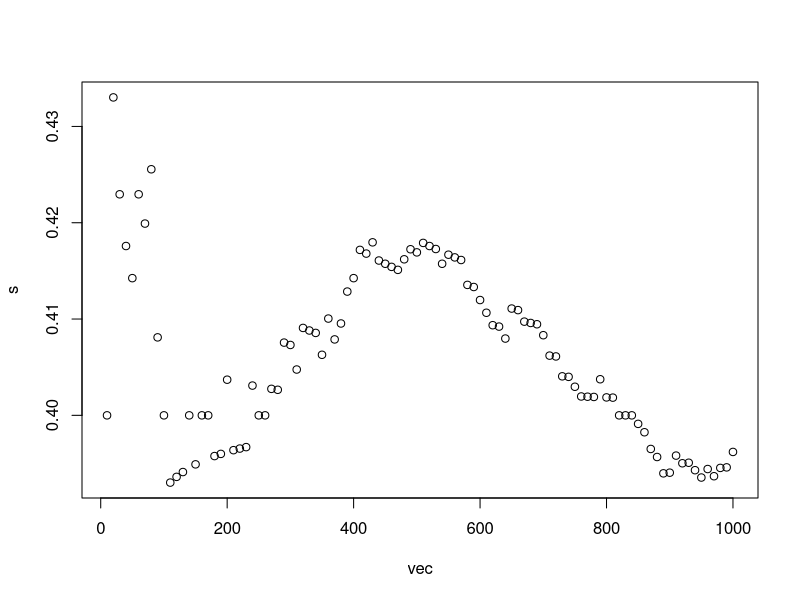

Generate this figure with R: (Note: a time limit stopped this script after it produced the figure.)
## ---- chunk 1
#Hint : starts with a baseline variable that multiplies from 1 to the number itself using loops.
fac <- function(n){
  if (n < 0) {
    stop('input is not valid')
  } else if ( n == 0) {
    return (1)
  } else {
    product = 1
    for (i in 1:n) {
      product = product * i
    }
    return(product)
    }
  }

## ---- chunk 2
chos <- function(n,k){
  if (n<0 || k<0 || n<k) {
    stop('input is not valid')
  } 
  return(fac(n)/(fac(k)*fac(n-k)))
}
## ---- chunk 3
choose(8,2)
factorial(4)
## ---- chunk 4
chos(8,2)
fac(4)

## ---- chunk 5
# Set seed for replicability
set.seed(0210)
# set the parameters
N = 7; p = 0.3
# Compute P(X=1)
dbinom(1,size = N, prob = p)
## ---- chunk 6
denBinom <- function(x, n, p) {
  if (p < 0 || p > 1 || x < 0 || x > n || n < 0) {
    stop('error')
  }
  else {
    bind = (chos(n,x)) * (p^x) * ((1-p)^(n-x))
    return (bind)
  }
}

denBinom (1, 7, 0.3)
## ---- chunk 7
# Set seed for replicability
set.seed(0210)
# set the parameters
N = 7; p = 0.3
# Compute P(X in [2,4])
pbinom(4,size = N, prob = p)-pbinom(1,N,p)
## ---- chunk 8

cumu <- function(n, x, p){
  s = 0
  for (i in 0:x) {
    s = s +db(n, i, p)
  }
  return (s)
}
## ---- chunk 9
penBinom <- function(a, b, n, p) {
  if (a == 0) {
    return (cumu(n, b, p))
  }
  else {
    return ((cumu(n, b, p)) - (cumu(n, a, p)))
  }
}
## ---- chunk 10
dhyper(x = 1,m = 13 ,n = 52-13,k = 1)
## ---- chunk 11
prob_2_4s <- dhyper(2, 4, 48, 10)
print(prob_2_4s)
## ---- chunk 12
dhyper(1, 13, 7, 3)
## ---- chunk 13
1 - dhyper(1, 13, 7, 3)
## ---- chunk 14
percentile_40 <- qhyper(0.40, 13, 7, 3)
print(percentile_40)
## ---- chunk 15
rhyper(5, 13, 7, 3)
## ---- chunk 16
# Set seed for replicability
set.seed(0210)
# Select sample size
N = 10
# Create storage vector
X = c()
# Use a loop to sample X
for(n in 1:N){
  # Sample from the uniform
  u = runif(1,0,1)
  # Check whether u is below or above 0.2
  if(u<= 0.2){
    # Assign x to be 1
    X[n] = 1
  }else{
    # Otherwise, X = 2
    if(u<=1){
      X[n] = 2
    }
  }
}
X

#### Alternative method
# Set seed for replicability
set.seed(0210)
# Select sample size
N = 10
# Create storage vector
X = c()
# Sample from the uniform
u = runif(N,0,1)
# Use a loop to sample X
for(n in 1:N){
  # Check whether u is below or above 0.2
  if(u[n]<= 0.2){
    # Assign x to be 1
    X[n] = 1
  }else{
    # Otherwise, X = 2
    if(u[n]<=1){
      X[n] = 2
    }
  }
}
X

# Finally, we can create our own function to sample a vector of any size from X
samplex = function(N = N){
  # Set seed for replicability
set.seed(0210)
 # Create storage vector
X = c()
# Sample from the uniform
u = runif(N,0,1)
# Use a loop to sample X
for(n in 1:N){
  # Check whether u is below or above 0.2
  if(u[n]<= 0.2){
    # Assign x to be 1
    X[n] = 1
  }else{
    # Otherwise, X = 2
    if(u[n]<=1){
      X[n] = 2
    }
  }
}
return(X) 
}
samplex(N)
## ---- chunk 17
m = c()
s = c()
vec = seq(10, 1000, 10)
for (i in 1:length(vec)){
  sam = samplex(vec[i])
  m[i] = mean(sam)
  s[i] = sqrt(mean((sam-mean(sam))^2))
}
plot(vec,s)
## ---- chunk 18
set.seed(123)  

values <- c(-5, 3, 8, -7)
probabilities <- c(0.2, 0.1, 0.3, 0.4)

n_samples <- 200
random_values <- runif(n_samples, 0, 1) 

Y_simulated <- sapply(random_values, function(x) {
  if (x < 0.2) {
    return(-5)
  } else if (x < 0.3) {
    return(3)
  } else if (x < 0.6) {
    return(8)
  } else {
    return(-7)
  }
})

head(Y_simulated)
## ---- chunk 19
A = c(1,2,3)
B = c(1,2,3)
C = c(1,2,3)
S = c()
X = c()
sum = 0;
count = 0
count1 = 0
# Let's sample from them
for (j in 1:20){
for (i in 1:3){
X = sample(x = A, size = 1, replace = T, prob = NULL)
Y = sample(x = B, size = 1, replace = T, prob = NULL)
Z = sample(x = C, size = 1, replace = T, prob = NULL)
# Compute Z
sum = X+Y+Z
  if(sum == 6) {
     count1 = count + 1
  }
}
print (count1)
}

## ---- chunk 20
smean = function(b,n) {
  x = sample(c(1,2,3),3,replace=TRUE)
  return(mean(x))
}  
#Returns a vector of m sample means
smeans = function(m,n,b) {
  sampmeans = c() #Empty vector
  for (i in 1:m) {
    #Append new sample mean to sampmeans
    sampmeans=c(sampmeans,smean(b,n))
  }
  return(sampmeans)
}
## ---- chunk 21
# 0.2781632

set.seed(12345)
group1 = rnorm(1000000,68,3)
group2 = rnorm(1000000,70,3)
group3 = rnorm(1000000,72,3)
country=c(group1,group2,group3)

n = 150
stderror = 0
vect = 0
avg = 0
for (i in 1:10000) {
stat = sample(country, n, replace = FALSE)
stderror = sd(stat) / sqrt(n)
vect = vect + stderror
}
avg = vect/10000
print(avg)


## ---- chunk 22
set.seed(12345)
group1 = rnorm(1000000,68,3)
group2 = rnorm(1000000,70,3)
group3 = rnorm(1000000,72,3)
country=c(group1,group2,group3)

storageB = c()
for (i in 1:10000) {
x = sample(c(1,2,3),1)
if (x ==1) {
a = sample(group1, 150, replace = FALSE)
z = mean(a)
storageB[i] = z
}
if (x ==2) {
b = sample(group2, 150, replace = FALSE)
z = mean(b)
storageB[i] = z
}
if (x ==3) {
c = sample(group3, 150, replace = FALSE)
z = mean(c)
storageB[i] = z}}
y = sd(storageB)
print(y)
## ---- chunk 23

set.seed(12345)
group1 = rnorm(1000000,68,3)
group2 = rnorm(1000000,70,3)
group3 = rnorm(1000000,72,3)

sterror = 0
sum = 0
avg = 0
vect = c()

for (i in 1:10000){
totalsample = c()
x = sample(group1, 50, replace = FALSE)
y = sample(group2, 50, replace = FALSE)
z = sample(group3, 50, replace = FALSE)
totalsample = c(totalsample, x, y, z)
sterror = sd(totalsample)/sqrt(150)
vect = c(vect, sterror)
}
avg = mean(vect)
print(avg)

#0.2786452

## ---- chunk 24
set.seed(12345)
group1 = rnorm(1000000,68,3)
group2 = rnorm(1000000,70,3)
group3 = rnorm(1000000,72,3)

storageC = c()
for (i in 1:10000){
x = sample(group1, 50, replace = FALSE)
y = sample(group2, 50, replace = FALSE)
z = sample(group3, 50, replace = FALSE)
total = c(x,y,z)
z = mean(total)
storageC[i] = z}
y = sd(storageC)
print(y)
## ---- chunk 25

set.seed(12345)
group1 = rnorm(1000000,68,3)
group2 = rnorm(1000000,70,3)
group3 = rnorm(1000000,72,3)
country=c(group1,group2,group3)

storageA = c()
for (i in 1:10000){
x = sample(country, 150, replace = FALSE)
z = mean(x)
storageA[i] = z}
y = sd(storageA)
print(y)
